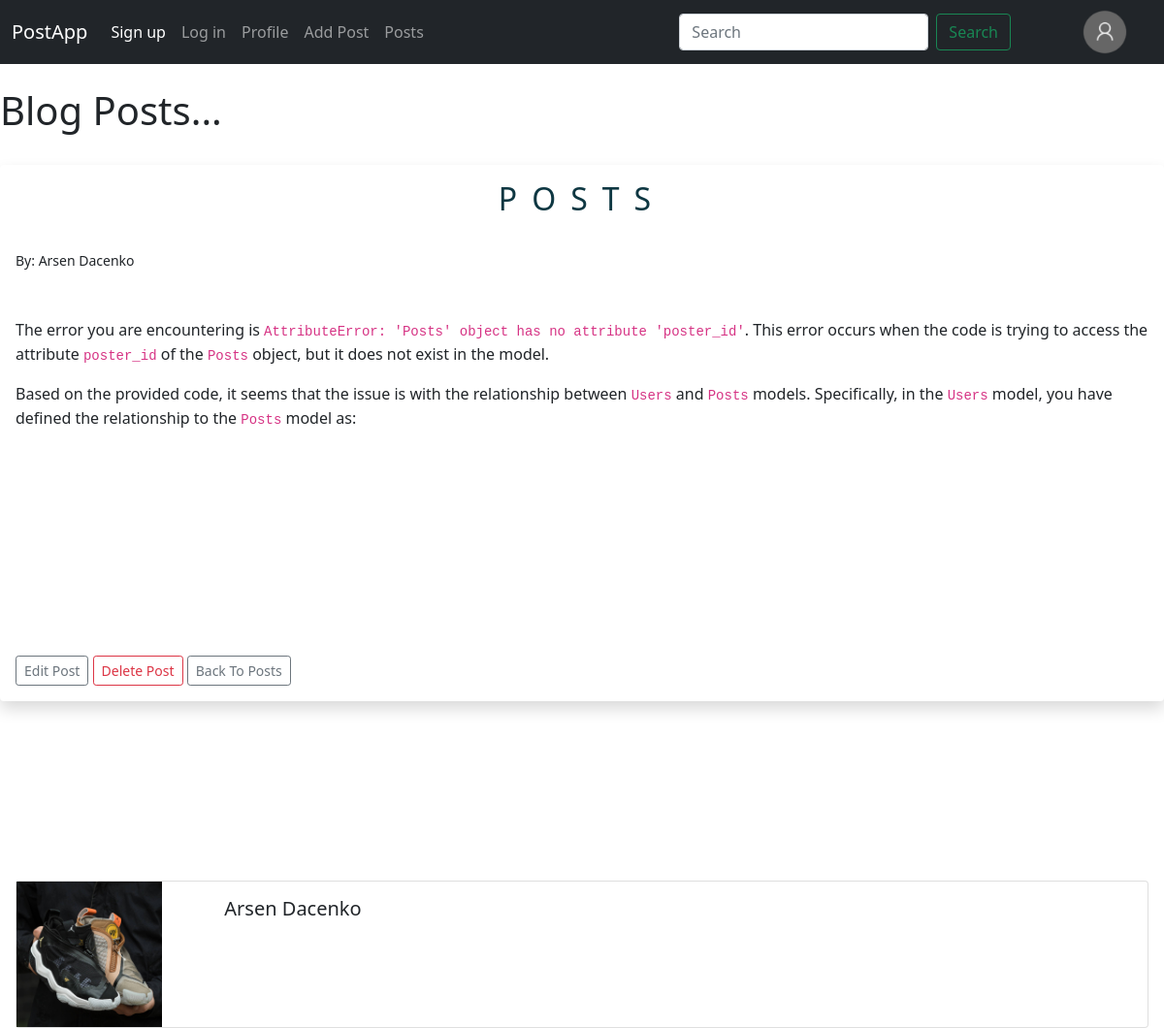
/posts/6, run on the app's committed database.
### app.py (models this page shows, shortened)
class Posts(db.Model):
    id = db.Column(db.Integer, primary_key=True)
    title = db.Column(db.String(255))
    content = db.Column(db.Text)
    date_added = db.Column(db.DateTime, default=datetime.utcnow)
    user_id = db.Column(db.Integer, db.ForeignKey('users.id'))

class Users(db.Model, UserMixin):
    id = db.Column(db.Integer, primary_key=True)
    username = db.Column(db.String(30), nullable=False, unique=True)
    email = db.Column(db.String(120), nullable=False, unique=True)
    date_added =db.Column(db.DateTime, default=datetime.utcnow)
    profile_pic = db.Column(db.String(), nullable=True)
    password_hash = db.Column(db.String(128))
    posts = db.relationship('Posts', backref='poster')
    @property
    def password(self):
        raise AttributeError('passwod is not a readable!')

### app.py (the view)
@app.route('/posts/<int:id>')
def post(id):
    post = Posts.query.get_or_404(id)
    return render_template('post.html', post=post)

### app.py
class SearchForm(FlaskForm):
    searched = StringField("Searched", validators=[DataRequired()])
    search_by_id = IntegerField("Search by ID")
    submit = SubmitField("Submit")

### app.py (called while the page is built)
@app.context_processor
def base():
    form = SearchForm()
    return dict(form=form)

### templates/post.html (shortened to what this page needs)
{% extends 'base.html' %}
{% block content %}
<br>
<h1>Blog Posts...</h1>
<br>
<div class="shadow p-3 mb-5 bg-body rounded">
        <h2>{{  post.title }}</a></h2><br>
        <small>By: {{  post.poster.username }}<br>
        {{  post.date_posted }}</small>
        <br>
        <br>
        {{  post.content | safe }}<br> <br>
        <div class="card mb-3">
            <div class="row no-gutters">
                <div class="col-md-2">
                    {% if post.poster.profile_pic %}
                        <img src="{{ url_for('static', filename='imeges/' + post.poster.profile_pic) }}" width="150" align="left">
                    {% else %}
                        <img src="{{ url_for('static', filename='imeges/Defaultimg.png') }}" width="150" align="left">
                    {% endif %}
                </div>
                <div class="col-md-10">
                    <div class="card-body">
                        <h5 class="card-title">
                            {{ post.poster.username }}
                        </h5>
                    </div>
                </div>
            </div>
        </div>
    {% if post.poster_id == current_user.id %}
        <a href="{{ url_for('edit_post', id=post.id) }}" class="btn btn-outline-secondary btn-sm">Edit Post</a>
        <a href="{{ url_for('delete_post', id=post.id) }}" class="btn btn-outline-danger btn-sm">Delete Post</a>
    {% endif %}
    <a href="{{ url_for('posts') }}" class="btn btn-outline-secondary btn-sm">Back To Posts</a>
</div>
{% endblock %}

### static/CSS/style.css (style rules this page uses)
body { padding: 0; margin: 0; }
h2 { position: relative; font-size: 6em; letter-spacing: 15px; color: #0e3742; text-transform: uppercase; text-align: center; margin-top: 30px; line-height: 0.70em; outline: none; animation: animate 4s linear infinite; }
.card { top: 400px; }

### data on the page
Posts: title "POSTS", content "The error you are encountering is AttributeError: 'Posts' object has no attribute 'poster_id' . This error occurs when the code is trying to access the attribute poster_id of the Posts object, but it does not exist in the model. Based on the provided code, it seems that the issue is with the relationship between Users and Posts models. Specifically, in the Users model, you have defined the relationship to the Posts model as:"
Users: poster.username "Arsen Dacenko", profile_pic (picture)
